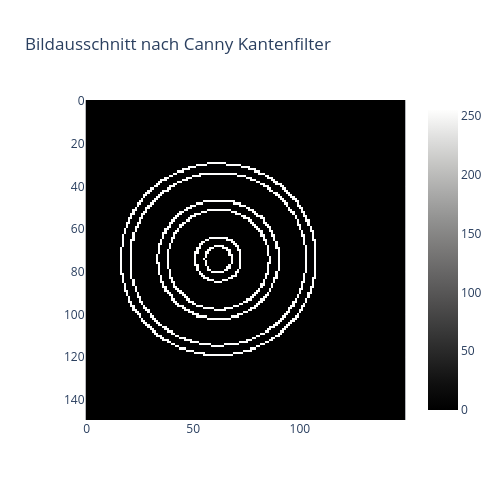
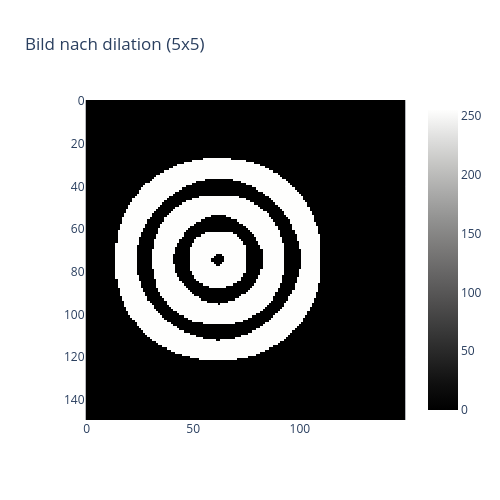
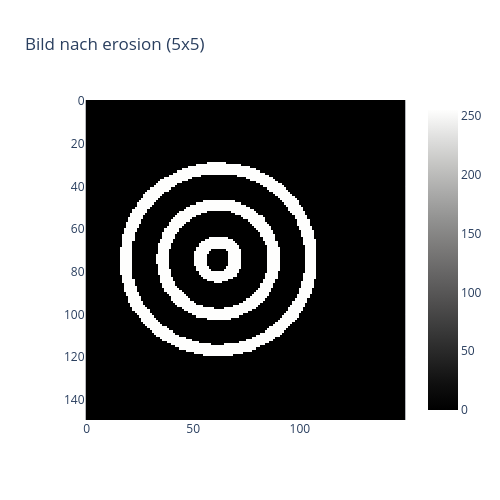
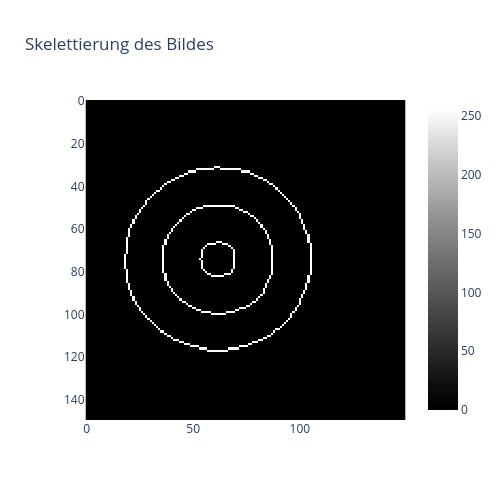

Notebook code for these charts, in order:
### Markdown cell above
### Teilbild Erkennen

#### Kantenbild Erzeugen

#### Aufgabe

* Wandeln Sie den Bildausschnitt in ein Kantenbild um, sodass jede der gravierten Kontzuren durch eine einzelne Kante mit einer Breite von einem Pixel dargestellt wird.
* Zeigen Sie nach jedem Ihrer Zwischenschritte ihr Bild zur Kontrolle an.
* Speichern Sie das Kantenbild in einer Variablen `img_edges` ab
* Lagern sie den Code zur Erzeugung des Kantenbildes in eine Funktion `preprocessImage(img)` aus, welche das Kantenbild zurückliefert.

##### Hinweis
* Verwenden Sie hierfür den Canny-Kantendetektor aus dem skimage Paket. `skimage.feature.canny()` [https://scikit-image.org/docs/0.25.x/auto_examples/edges/plot_canny.html](https://scikit-image.org/docs/0.25.x/auto_examples/edges/plot_canny.html); [https://scikit-image.org/docs/0.25.x/api/skimage.feature.html#skimage.feature.canny](https://scikit-image.org/docs/0.25.x/api/skimage.feature.html#skimage.feature.canny)
* Das Ergebniss des Canny-Detektors muss jedoch noch weiter vorverarbeitet werden, da nach dem Canny Detekror jede lasergravierte Linie durch 2 Kanten dargestellt wird.
* Durch geschicktes anwenden von mporphologischen Operationen können die Kanten so verarbeitet werden, dass jede lasergravierte Linie durch eine einzelne Kante dargestellt wird.
  * Eine kurze Einführung in die Wirkweise morphologischer Operationen finden Sie unter: 
    * [https://towardsdatascience.com/understanding-morphological-image-processing-and-its-operations-7bcf1ed11756/](https://towardsdatascience.com/understanding-morphological-image-processing-and-its-operations-7bcf1ed11756/)
  *  Folgende Funktionen könnten Ihnen hierfür hilfreich sein:
    * `skimage.morphology.binary_closing()` [https://scikit-image.org/docs/0.25.x/api/skimage.morphology.html#skimage.morphology.binary_closing](https://scikit-image.org/docs/0.25.x/api/skimage.morphology.html#skimage.morphology.binary_closing)
    * `skimage.morphology.binary_opening()` [https://scikit-image.org/docs/0.25.x/api/skimage.morphology.html#skimage.morphology.binary_opening](https://scikit-image.org/docs/0.25.x/api/skimage.morphology.html#skimage.morphology.binary_opening)

    * `skimage.morphology.binary_dilation()` [https://scikit-image.org/docs/0.25.x/api/skimage.morphology.html#skimage.morphology.binary_dilation](https://scikit-image.org/docs/0.25.x/api/skimage.morphology.html#skimage.morphology.binary_dilation)
    * `skimage.morphology.binary_erosion()` [https://scikit-image.org/docs/0.25.x/api/skimage.morphology.html#skimage.morphology.binary_erosion](https://scikit-image.org/docs/0.25.x/api/skimage.morphology.html#skimage.morphology.binary_erosion)

    * `skimage.morphology.skeletonize()` [https://scikit-image.org/docs/0.25.x/auto_examples/edges/plot_skeleton.html](https://scikit-image.org/docs/0.25.x/auto_examples/edges/plot_skeleton.html)

  


<div style="text-align: center;">
    <img src="./images/results/concentricCircles_Canny.png" width="20%">
    <p style="font-style: italic;">Kantenbild (Canny Edge Detection) des Bildausschnittes. Jede Gravurlinie besitzt 2 Kanten.</p>
</div>

### Code cell
canny_filtered = skimage.feature.canny(img_roi, sigma=2)
displayImagePlotly(canny_filtered, title='Bildausschnitt nach Canny Kantenfilter')

dilated = skimage.morphology.binary_dilation(canny_filtered, np.ones((5,5)))
displayImagePlotly(dilated, title='Bild nach dilation (5x5)')


eroded = skimage.morphology.binary_erosion(dilated, np.ones((5,5)))
displayImagePlotly(eroded, title='Bild nach erosion (5x5)')

skeleton = skimage.morphology.skeletonize(eroded)
displayImagePlotly(skeleton, title='Skelettierung des Bildes')

### Figure 1 — Plotly figure (JSON) as saved in the notebook; plotly's stock layout.template omitted (floating-point values rounded to 4 significant figures; data arrays with more than 128 entries replaced by an {"elided": "..."} marker saying what was removed)
{"data": [{"coloraxis": "coloraxis", "hovertemplate": "x: %{x}<br>y: %{y}<br>color: %{z}<extra></extra>", "name": "0", "type": "heatmap", "xaxis": "x", "yaxis": "y", "z": {"elided": "150x150 int values"}}], "layout": {"coloraxis": {"cmax": 255, "cmin": 0, "colorscale": [[0, "rgb(0, 0, 0)"], [0.09091, "rgb(16, 16, 16)"], [0.1818, "rgb(38, 38, 38)"], [0.2727, "rgb(59, 59, 59)"], [0.3636, "rgb(81, 80, 80)"], [0.4545, "rgb(102, 101, 101)"], [0.5455, "rgb(124, 123, 122)"], [0.6364, "rgb(146, 146, 145)"], [0.7273, "rgb(171, 171, 170)"], [0.8182, "rgb(197, 197, 195)"], [0.9091, "rgb(224, 224, 223)"], [1, "rgb(254, 254, 253)"]]}, "height": 500, "title": {"text": "Bildausschnitt nach Canny Kantenfilter"}, "width": 500, "xaxis": {"anchor": "y", "constrain": "domain", "domain": [0, 1], "scaleanchor": "y"}, "yaxis": {"anchor": "x", "autorange": "reversed", "constrain": "domain", "domain": [0, 1]}}}

### Figure 2 — Plotly figure (JSON) as saved in the notebook; plotly's stock layout.template omitted (floating-point values rounded to 4 significant figures; data arrays with more than 128 entries replaced by an {"elided": "..."} marker saying what was removed)
{"data": [{"coloraxis": "coloraxis", "hovertemplate": "x: %{x}<br>y: %{y}<br>color: %{z}<extra></extra>", "name": "0", "type": "heatmap", "xaxis": "x", "yaxis": "y", "z": {"elided": "150x150 int values"}}], "layout": {"coloraxis": {"cmax": 255, "cmin": 0, "colorscale": [[0, "rgb(0, 0, 0)"], [0.09091, "rgb(16, 16, 16)"], [0.1818, "rgb(38, 38, 38)"], [0.2727, "rgb(59, 59, 59)"], [0.3636, "rgb(81, 80, 80)"], [0.4545, "rgb(102, 101, 101)"], [0.5455, "rgb(124, 123, 122)"], [0.6364, "rgb(146, 146, 145)"], [0.7273, "rgb(171, 171, 170)"], [0.8182, "rgb(197, 197, 195)"], [0.9091, "rgb(224, 224, 223)"], [1, "rgb(254, 254, 253)"]]}, "height": 500, "title": {"text": "Bild nach dilation (5x5)"}, "width": 500, "xaxis": {"anchor": "y", "constrain": "domain", "domain": [0, 1], "scaleanchor": "y"}, "yaxis": {"anchor": "x", "autorange": "reversed", "constrain": "domain", "domain": [0, 1]}}}

### Figure 3 — Plotly figure (JSON) as saved in the notebook; plotly's stock layout.template omitted (floating-point values rounded to 4 significant figures; data arrays with more than 128 entries replaced by an {"elided": "..."} marker saying what was removed)
{"data": [{"coloraxis": "coloraxis", "hovertemplate": "x: %{x}<br>y: %{y}<br>color: %{z}<extra></extra>", "name": "0", "type": "heatmap", "xaxis": "x", "yaxis": "y", "z": {"elided": "150x150 int values"}}], "layout": {"coloraxis": {"cmax": 255, "cmin": 0, "colorscale": [[0, "rgb(0, 0, 0)"], [0.09091, "rgb(16, 16, 16)"], [0.1818, "rgb(38, 38, 38)"], [0.2727, "rgb(59, 59, 59)"], [0.3636, "rgb(81, 80, 80)"], [0.4545, "rgb(102, 101, 101)"], [0.5455, "rgb(124, 123, 122)"], [0.6364, "rgb(146, 146, 145)"], [0.7273, "rgb(171, 171, 170)"], [0.8182, "rgb(197, 197, 195)"], [0.9091, "rgb(224, 224, 223)"], [1, "rgb(254, 254, 253)"]]}, "height": 500, "title": {"text": "Bild nach erosion (5x5)"}, "width": 500, "xaxis": {"anchor": "y", "constrain": "domain", "domain": [0, 1], "scaleanchor": "y"}, "yaxis": {"anchor": "x", "autorange": "reversed", "constrain": "domain", "domain": [0, 1]}}}

### Figure 4 — Plotly figure (JSON) as saved in the notebook; plotly's stock layout.template omitted (floating-point values rounded to 4 significant figures; data arrays with more than 128 entries replaced by an {"elided": "..."} marker saying what was removed)
{"data": [{"coloraxis": "coloraxis", "hovertemplate": "x: %{x}<br>y: %{y}<br>color: %{z}<extra></extra>", "name": "0", "type": "heatmap", "xaxis": "x", "yaxis": "y", "z": {"elided": "150x150 int values"}}], "layout": {"coloraxis": {"cmax": 255, "cmin": 0, "colorscale": [[0, "rgb(0, 0, 0)"], [0.09091, "rgb(16, 16, 16)"], [0.1818, "rgb(38, 38, 38)"], [0.2727, "rgb(59, 59, 59)"], [0.3636, "rgb(81, 80, 80)"], [0.4545, "rgb(102, 101, 101)"], [0.5455, "rgb(124, 123, 122)"], [0.6364, "rgb(146, 146, 145)"], [0.7273, "rgb(171, 171, 170)"], [0.8182, "rgb(197, 197, 195)"], [0.9091, "rgb(224, 224, 223)"], [1, "rgb(254, 254, 253)"]]}, "height": 500, "title": {"text": "Skelettierung des Bildes"}, "width": 500, "xaxis": {"anchor": "y", "constrain": "domain", "domain": [0, 1], "scaleanchor": "y"}, "yaxis": {"anchor": "x", "autorange": "reversed", "constrain": "domain", "domain": [0, 1]}}}
